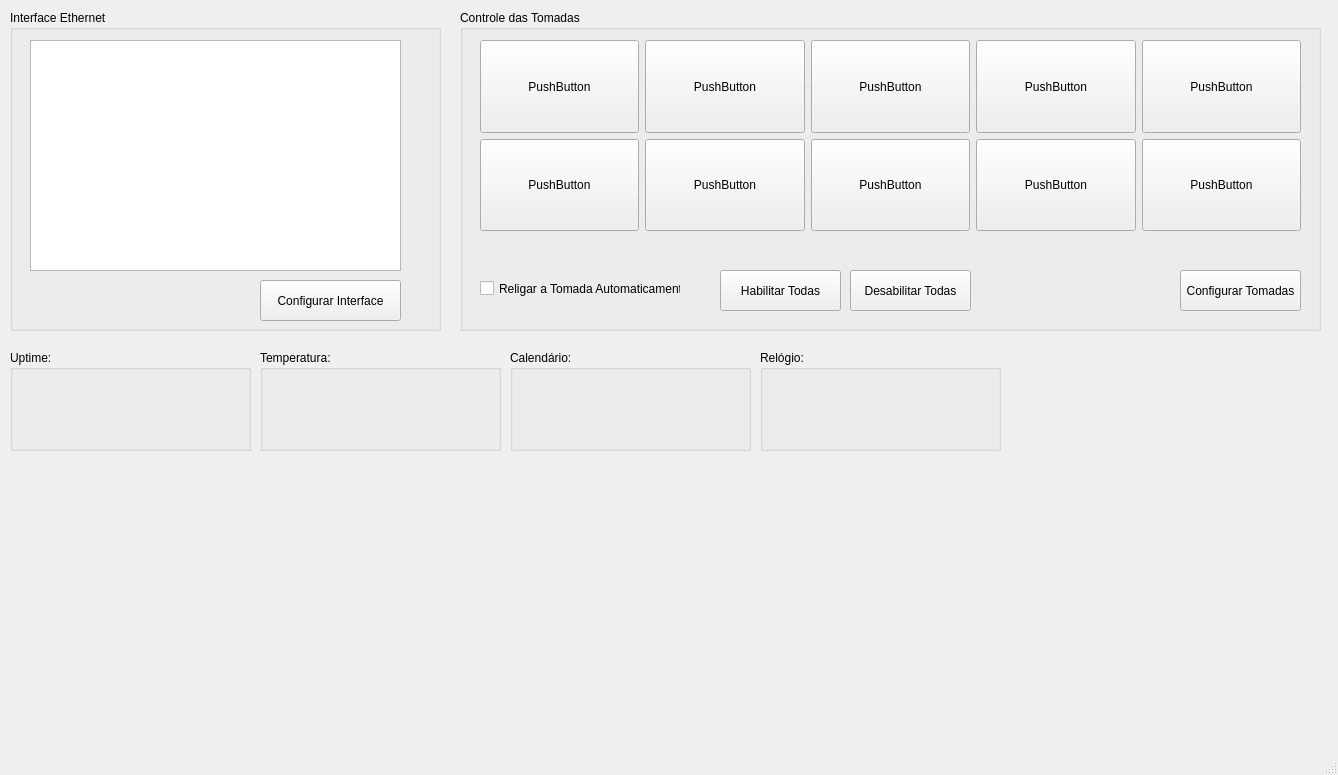
<?xml version="1.0" encoding="UTF-8"?>
<ui version="4.0">
 <class>MainWindow</class>
 <widget class="QMainWindow" name="MainWindow">
  <property name="windowModality">
   <enum>Qt::NonModal</enum>
  </property>
  <property name="geometry">
   <rect>
    <x>0</x>
    <y>0</y>
    <width>1338</width>
    <height>775</height>
   </rect>
  </property>
  <property name="minimumSize">
   <size>
    <width>1338</width>
    <height>775</height>
   </size>
  </property>
  <property name="maximumSize">
   <size>
    <width>1338</width>
    <height>775</height>
   </size>
  </property>
  <property name="windowTitle">
   <string>MainWindow</string>
  </property>
  <widget class="QWidget" name="centralwidget">
   <widget class="QGroupBox" name="groupBox">
    <property name="geometry">
     <rect>
      <x>10</x>
      <y>10</y>
      <width>431</width>
      <height>321</height>
     </rect>
    </property>
    <property name="title">
     <string>Interface Ethernet</string>
    </property>
    <widget class="QTableWidget" name="tbeth">
     <property name="geometry">
      <rect>
       <x>20</x>
       <y>30</y>
       <width>371</width>
       <height>231</height>
      </rect>
     </property>
     <property name="styleSheet">
      <string notr="true">font: 10pt &quot;Verdana&quot;;</string>
     </property>
     <property name="rowCount">
      <number>0</number>
     </property>
     <property name="columnCount">
      <number>0</number>
     </property>
    </widget>
    <widget class="QPushButton" name="btn_config_eth">
     <property name="geometry">
      <rect>
       <x>250</x>
       <y>270</y>
       <width>141</width>
       <height>41</height>
      </rect>
     </property>
     <property name="text">
      <string>Configurar Interface</string>
     </property>
    </widget>
   </widget>
   <widget class="QGroupBox" name="groupBox_2">
    <property name="geometry">
     <rect>
      <x>460</x>
      <y>10</y>
      <width>861</width>
      <height>321</height>
     </rect>
    </property>
    <property name="title">
     <string>Controle das Tomadas</string>
    </property>
    <widget class="QWidget" name="layoutWidget">
     <property name="geometry">
      <rect>
       <x>20</x>
       <y>30</y>
       <width>821</width>
       <height>191</height>
      </rect>
     </property>
     <layout class="QGridLayout" name="gridLayout">
      <item row="0" column="0">
       <widget class="QPushButton" name="btnt1">
        <property name="maximumSize">
         <size>
          <width>400</width>
          <height>150</height>
         </size>
        </property>
        <property name="text">
         <string>PushButton</string>
        </property>
        <property name="icon">
         <iconset>
          <normaloff>:/icons/PLUG32</normaloff>:/icons/PLUG32</iconset>
        </property>
        <property name="iconSize">
         <size>
          <width>32</width>
          <height>32</height>
         </size>
        </property>
       </widget>
      </item>
      <item row="0" column="1">
       <widget class="QPushButton" name="btnt2">
        <property name="maximumSize">
         <size>
          <width>400</width>
          <height>150</height>
         </size>
        </property>
        <property name="text">
         <string>PushButton</string>
        </property>
        <property name="icon">
         <iconset>
          <normaloff>:/icons/PLUG32</normaloff>:/icons/PLUG32</iconset>
        </property>
        <property name="iconSize">
         <size>
          <width>32</width>
          <height>32</height>
         </size>
        </property>
       </widget>
      </item>
      <item row="0" column="2">
       <widget class="QPushButton" name="btnt3">
        <property name="maximumSize">
         <size>
          <width>400</width>
          <height>150</height>
         </size>
        </property>
        <property name="text">
         <string>PushButton</string>
        </property>
        <property name="icon">
         <iconset>
          <normaloff>:/icons/PLUG32</normaloff>:/icons/PLUG32</iconset>
        </property>
        <property name="iconSize">
         <size>
          <width>32</width>
          <height>32</height>
         </size>
        </property>
       </widget>
      </item>
      <item row="0" column="3">
       <widget class="QPushButton" name="btnt4">
        <property name="maximumSize">
         <size>
          <width>400</width>
          <height>150</height>
         </size>
        </property>
        <property name="text">
         <string>PushButton</string>
        </property>
        <property name="icon">
         <iconset>
          <normaloff>:/icons/PLUG32</normaloff>:/icons/PLUG32</iconset>
        </property>
        <property name="iconSize">
         <size>
          <width>32</width>
          <height>32</height>
         </size>
        </property>
       </widget>
      </item>
      <item row="0" column="4">
       <widget class="QPushButton" name="btnt5">
        <property name="maximumSize">
         <size>
          <width>400</width>
          <height>150</height>
         </size>
        </property>
        <property name="text">
         <string>PushButton</string>
        </property>
        <property name="icon">
         <iconset>
          <normaloff>:/icons/PLUG32</normaloff>:/icons/PLUG32</iconset>
        </property>
        <property name="iconSize">
         <size>
          <width>32</width>
          <height>32</height>
         </size>
        </property>
       </widget>
      </item>
      <item row="1" column="0">
       <widget class="QPushButton" name="btnt6">
        <property name="maximumSize">
         <size>
          <width>400</width>
          <height>150</height>
         </size>
        </property>
        <property name="text">
         <string>PushButton</string>
        </property>
        <property name="icon">
         <iconset>
          <normaloff>:/icons/PLUG32</normaloff>:/icons/PLUG32</iconset>
        </property>
        <property name="iconSize">
         <size>
          <width>32</width>
          <height>32</height>
         </size>
        </property>
       </widget>
      </item>
      <item row="1" column="1">
       <widget class="QPushButton" name="btnt7">
        <property name="maximumSize">
         <size>
          <width>400</width>
          <height>150</height>
         </size>
        </property>
        <property name="text">
         <string>PushButton</string>
        </property>
        <property name="icon">
         <iconset>
          <normaloff>:/icons/PLUG32</normaloff>:/icons/PLUG32</iconset>
        </property>
        <property name="iconSize">
         <size>
          <width>32</width>
          <height>32</height>
         </size>
        </property>
       </widget>
      </item>
      <item row="1" column="2">
       <widget class="QPushButton" name="btnt8">
        <property name="maximumSize">
         <size>
          <width>400</width>
          <height>150</height>
         </size>
        </property>
        <property name="text">
         <string>PushButton</string>
        </property>
        <property name="icon">
         <iconset>
          <normaloff>:/icons/PLUG32</normaloff>:/icons/PLUG32</iconset>
        </property>
        <property name="iconSize">
         <size>
          <width>32</width>
          <height>32</height>
         </size>
        </property>
       </widget>
      </item>
      <item row="1" column="3">
       <widget class="QPushButton" name="btnt9">
        <property name="maximumSize">
         <size>
          <width>400</width>
          <height>150</height>
         </size>
        </property>
        <property name="text">
         <string>PushButton</string>
        </property>
        <property name="icon">
         <iconset>
          <normaloff>:/icons/PLUG32</normaloff>:/icons/PLUG32</iconset>
        </property>
        <property name="iconSize">
         <size>
          <width>32</width>
          <height>32</height>
         </size>
        </property>
       </widget>
      </item>
      <item row="1" column="4">
       <widget class="QPushButton" name="btnt10">
        <property name="maximumSize">
         <size>
          <width>400</width>
          <height>150</height>
         </size>
        </property>
        <property name="text">
         <string>PushButton</string>
        </property>
        <property name="icon">
         <iconset>
          <normaloff>:/icons/PLUG32</normaloff>:/icons/PLUG32</iconset>
        </property>
        <property name="iconSize">
         <size>
          <width>32</width>
          <height>32</height>
         </size>
        </property>
       </widget>
      </item>
     </layout>
    </widget>
    <widget class="QCheckBox" name="chkreboot">
     <property name="geometry">
      <rect>
       <x>20</x>
       <y>270</y>
       <width>201</width>
       <height>17</height>
      </rect>
     </property>
     <property name="text">
      <string>Religar a Tomada Automaticamente</string>
     </property>
    </widget>
    <widget class="QPushButton" name="btnhab_all">
     <property name="geometry">
      <rect>
       <x>260</x>
       <y>260</y>
       <width>121</width>
       <height>41</height>
      </rect>
     </property>
     <property name="text">
      <string>Habilitar Todas</string>
     </property>
    </widget>
    <widget class="QPushButton" name="btndesab_all">
     <property name="geometry">
      <rect>
       <x>390</x>
       <y>260</y>
       <width>121</width>
       <height>41</height>
      </rect>
     </property>
     <property name="text">
      <string>Desabilitar Todas</string>
     </property>
    </widget>
    <widget class="QPushButton" name="btn_config_tomada">
     <property name="geometry">
      <rect>
       <x>720</x>
       <y>260</y>
       <width>121</width>
       <height>41</height>
      </rect>
     </property>
     <property name="text">
      <string>Configurar Tomadas</string>
     </property>
    </widget>
   </widget>
   <widget class="QWidget" name="gridLayoutWidget">
    <property name="geometry">
     <rect>
      <x>10</x>
      <y>470</y>
      <width>1311</width>
      <height>251</height>
     </rect>
    </property>
    <layout class="QGridLayout" name="grid2"/>
   </widget>
   <widget class="QGroupBox" name="groupBox_3">
    <property name="geometry">
     <rect>
      <x>10</x>
      <y>350</y>
      <width>241</width>
      <height>101</height>
     </rect>
    </property>
    <property name="title">
     <string>Uptime:</string>
    </property>
    <widget class="QLabel" name="label">
     <property name="geometry">
      <rect>
       <x>20</x>
       <y>30</y>
       <width>51</width>
       <height>51</height>
      </rect>
     </property>
     <property name="autoFillBackground">
      <bool>false</bool>
     </property>
     <property name="text">
      <string/>
     </property>
     <property name="pixmap">
      <pixmap resource="resources.qrc">:/ICONS/UPTIME</pixmap>
     </property>
     <property name="scaledContents">
      <bool>true</bool>
     </property>
     <property name="wordWrap">
      <bool>false</bool>
     </property>
    </widget>
    <widget class="QLabel" name="lbluptime">
     <property name="geometry">
      <rect>
       <x>90</x>
       <y>40</y>
       <width>121</width>
       <height>21</height>
      </rect>
     </property>
     <property name="font">
      <font>
       <family>Arial</family>
       <pointsize>16</pointsize>
       <weight>75</weight>
       <bold>true</bold>
      </font>
     </property>
     <property name="alignment">
      <set>Qt::AlignCenter</set>
     </property>
    </widget>
   </widget>
   <widget class="QGroupBox" name="groupBox_4">
    <property name="geometry">
     <rect>
      <x>260</x>
      <y>350</y>
      <width>241</width>
      <height>101</height>
     </rect>
    </property>
    <property name="title">
     <string>Temperatura:</string>
    </property>
    <widget class="QLabel" name="label_2">
     <property name="geometry">
      <rect>
       <x>20</x>
       <y>30</y>
       <width>51</width>
       <height>51</height>
      </rect>
     </property>
     <property name="autoFillBackground">
      <bool>false</bool>
     </property>
     <property name="text">
      <string/>
     </property>
     <property name="pixmap">
      <pixmap resource="resources.qrc">:/ICONS/TEMP</pixmap>
     </property>
     <property name="scaledContents">
      <bool>true</bool>
     </property>
     <property name="wordWrap">
      <bool>false</bool>
     </property>
    </widget>
    <widget class="QLabel" name="lbltemperatura">
     <property name="geometry">
      <rect>
       <x>90</x>
       <y>40</y>
       <width>121</width>
       <height>21</height>
      </rect>
     </property>
     <property name="font">
      <font>
       <family>Arial</family>
       <pointsize>16</pointsize>
       <weight>75</weight>
       <bold>true</bold>
      </font>
     </property>
     <property name="alignment">
      <set>Qt::AlignCenter</set>
     </property>
    </widget>
   </widget>
   <widget class="QGroupBox" name="groupBox_5">
    <property name="geometry">
     <rect>
      <x>510</x>
      <y>350</y>
      <width>241</width>
      <height>101</height>
     </rect>
    </property>
    <property name="title">
     <string>Calendário:</string>
    </property>
    <widget class="QLabel" name="label_3">
     <property name="geometry">
      <rect>
       <x>20</x>
       <y>30</y>
       <width>51</width>
       <height>51</height>
      </rect>
     </property>
     <property name="autoFillBackground">
      <bool>false</bool>
     </property>
     <property name="text">
      <string/>
     </property>
     <property name="pixmap">
      <pixmap resource="resources.qrc">:/ICONS/CALENDAR</pixmap>
     </property>
     <property name="scaledContents">
      <bool>true</bool>
     </property>
     <property name="wordWrap">
      <bool>false</bool>
     </property>
    </widget>
    <widget class="QLabel" name="lblcalendario">
     <property name="geometry">
      <rect>
       <x>90</x>
       <y>40</y>
       <width>121</width>
       <height>21</height>
      </rect>
     </property>
     <property name="font">
      <font>
       <family>Arial</family>
       <pointsize>16</pointsize>
       <weight>75</weight>
       <bold>true</bold>
      </font>
     </property>
     <property name="alignment">
      <set>Qt::AlignCenter</set>
     </property>
    </widget>
   </widget>
   <widget class="QGroupBox" name="groupBox_6">
    <property name="geometry">
     <rect>
      <x>760</x>
      <y>350</y>
      <width>241</width>
      <height>101</height>
     </rect>
    </property>
    <property name="title">
     <string>Relógio:</string>
    </property>
    <widget class="QLabel" name="label_5">
     <property name="geometry">
      <rect>
       <x>20</x>
       <y>30</y>
       <width>51</width>
       <height>51</height>
      </rect>
     </property>
     <property name="autoFillBackground">
      <bool>false</bool>
     </property>
     <property name="text">
      <string/>
     </property>
     <property name="pixmap">
      <pixmap resource="resources.qrc">:/ICONS/CLOCK</pixmap>
     </property>
     <property name="scaledContents">
      <bool>true</bool>
     </property>
     <property name="wordWrap">
      <bool>false</bool>
     </property>
    </widget>
    <widget class="QLabel" name="lblrelogio">
     <property name="geometry">
      <rect>
       <x>90</x>
       <y>40</y>
       <width>121</width>
       <height>21</height>
      </rect>
     </property>
     <property name="font">
      <font>
       <family>Arial</family>
       <pointsize>16</pointsize>
       <weight>75</weight>
       <bold>true</bold>
      </font>
     </property>
     <property name="alignment">
      <set>Qt::AlignCenter</set>
     </property>
    </widget>
   </widget>
  </widget>
  <widget class="QMenuBar" name="menubar">
   <property name="geometry">
    <rect>
     <x>0</x>
     <y>0</y>
     <width>1338</width>
     <height>21</height>
    </rect>
   </property>
  </widget>
  <widget class="QStatusBar" name="statusbar"/>
 </widget>
 <resources>
  <include location="resources.qrc"/>
 </resources>
 <connections/>
</ui>
